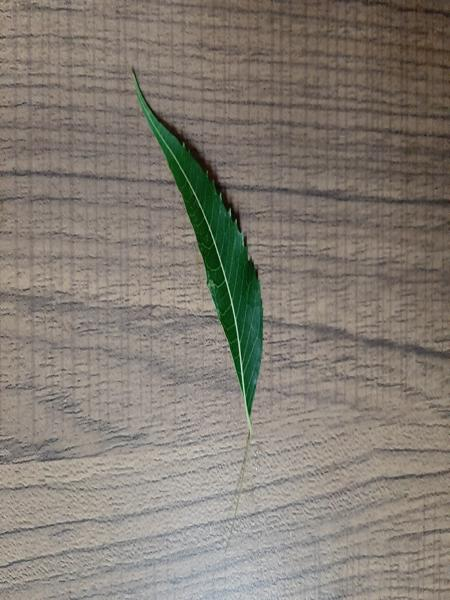
#> input picture test/IMG-20231031-WA0034.jpg, 450 x 600 px, found by its file name
$ python datset.py
#> lines starting #> are read from the running program, lines starting #| are printed output that depends on the picture
import cv2 as cv

# Specify the full path to the image file
image_path = "C:/Users/ayush/Desktop/ZZ/test/IMG-20231031-WA0034.jpg"

# Read the image
img = cv.imread(image_path)
#> img is the input picture: shape (600, 450, 3); mean B, G, R 115.9, 125, 132

# Check if the image was successfully loaded
if img is None:
    print("Error: Unable to load image")
else:
    # Convert the image to grayscale
    gray = cv.cvtColor(img, cv.COLOR_BGR2GRAY)
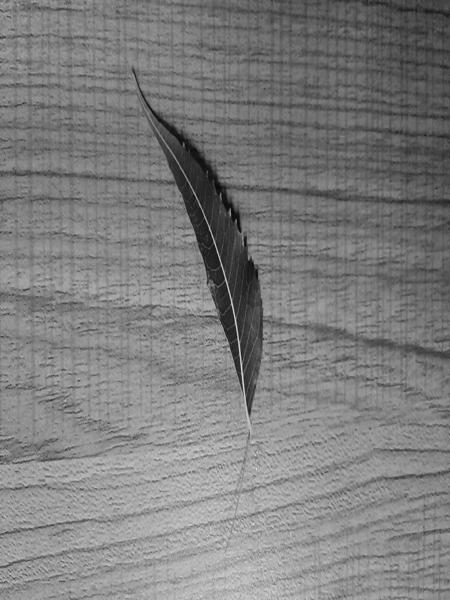
#> gray: shape (600, 450); min 3, max 225, mean 126.1

    # Specify the path for saving the grayscale image, including the file name and extension
    output_path = "C:/Users/ayush/Desktop/test/gray.jpg"

    # Save the grayscale image
    cv.imwrite(output_path, gray)
